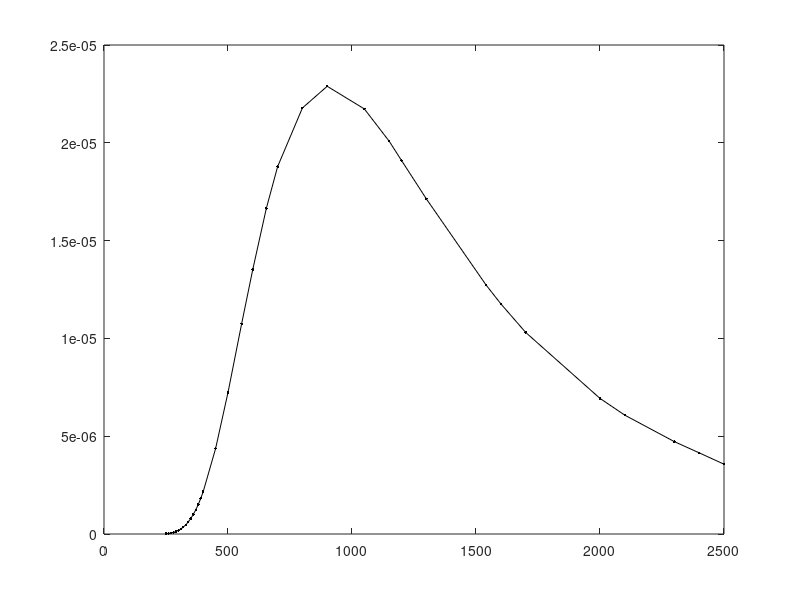

The MATLAB source for this figure:
function F925 = get_irad_F925
%%
F925.nm  =[250:10:400 450 500 555 600 654.6 700 800 900 1050 1150 1200 ...
    1300 1540 1600 1700 2000 2100 2300 2400 2500];
F925.irad = 1e-5.*[1.806e-3 3.203e-3 5.299e-3 8.343e-3 1.26e-2 1.832e-2 2.585e-2 ...
    3.544e-2 4.732e-2 6.197e-2 7.956e-2 1.001e-1 1.237e-1 1.505e-1 1.818e-1 2.164e-1 ...
    4.368e-1 7.236e-1 1.075 1.353 1.665 1.878 2.178 2.289 2.173 2.008 1.909 1.713 1.274 ...
    1.177 1.031 6.932e-1 6.076e-1 4.721e-1 4.149e-1 3.569e-1];

figure; plot(F925.nm, F925.irad,'-k.');
%%
% [rad,lamp] = planck_tungsten_fit(F925.nm,F925.irad, [min(F925.nm):5:max(F925.nm)])

%%
return